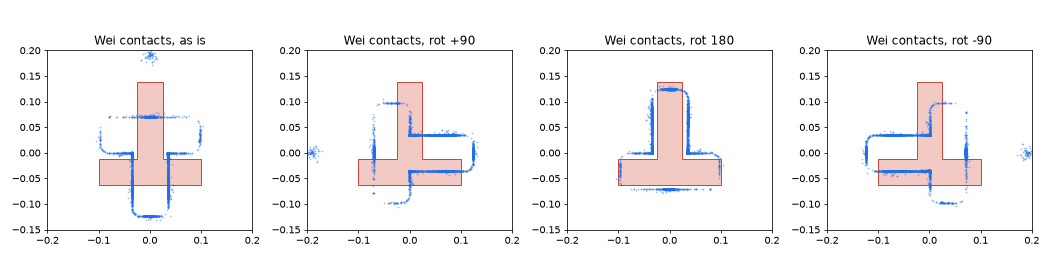

Write the Python code that produced this figure.
"""Overlay the Wei pusher contact points (in the slider's own frame) on our T outline, to check shape and angle convention."""
import sys
from pathlib import Path

sys.path.insert(0, str(Path(__file__).parent))
import matplotlib

matplotlib.use("Agg")
import matplotlib.pyplot as plt
import numpy as np
from matplotlib.patches import Polygon

from scripted_pusher import T_POLY

d = np.load(sys.argv[1])
st, sl, ends = d["state"], d["slider"], d["ends"]
v_sl = np.r_[np.linalg.norm(np.diff(sl[:, :2], axis=0), axis=1), 0] + np.r_[np.abs(np.diff(sl[:, 2])), 0] * 0.05
moving = v_sl > 0.0015                         # the slider is being pushed this step
rel = st[:, :2] - sl[:, :2]
pts = []
for th, r in zip(sl[moving, 2], rel[moving]):
    c, s = np.cos(-th), np.sin(-th)
    pts.append([c * r[0] - s * r[1], s * r[0] + c * r[1]])
pts = np.array(pts)
fig, axes = plt.subplots(1, 4, figsize=(15, 4))
for ax, (name, M) in zip(axes, [("as is", np.eye(2)), ("rot +90", np.array([[0, -1], [1, 0]])),
                                ("rot 180", -np.eye(2)), ("rot -90", np.array([[0, 1], [-1, 0]]))]):
    ax.add_patch(Polygon(T_POLY, closed=True, fc="#f3c9c4", ec="#c8453a"))
    p = pts @ M.T
    ax.scatter(p[::7, 0], p[::7, 1], s=1, c="#1f6feb", alpha=0.3)
    ax.set_xlim(-0.2, 0.2), ax.set_ylim(-0.15, 0.2), ax.set_aspect("equal"), ax.set_title(f"Wei contacts, {name}")
fig.tight_layout()
fig.savefig(sys.argv[2], dpi=70)
# how well does each rotation fit: fraction of contacts within 0.5-1.5 cm outside our outline
from scripted_pusher import dist_to_poly, point_in_poly
for name, M in [("as is", np.eye(2)), ("rot +90", np.array([[0, -1], [1, 0]])), ("rot 180", -np.eye(2)),
                ("rot -90", np.array([[0, 1], [-1, 0]]))]:
    p = pts[::20] @ M.T
    dd = np.array([0 if point_in_poly(x, T_POLY) else dist_to_poly(x, T_POLY) for x in p])
    inside = np.mean([point_in_poly(x, T_POLY) for x in p])
    print(f"{name:8s} inside our T {inside:.0%}, median distance to outline {np.median(dd)*100:.1f} cm")
